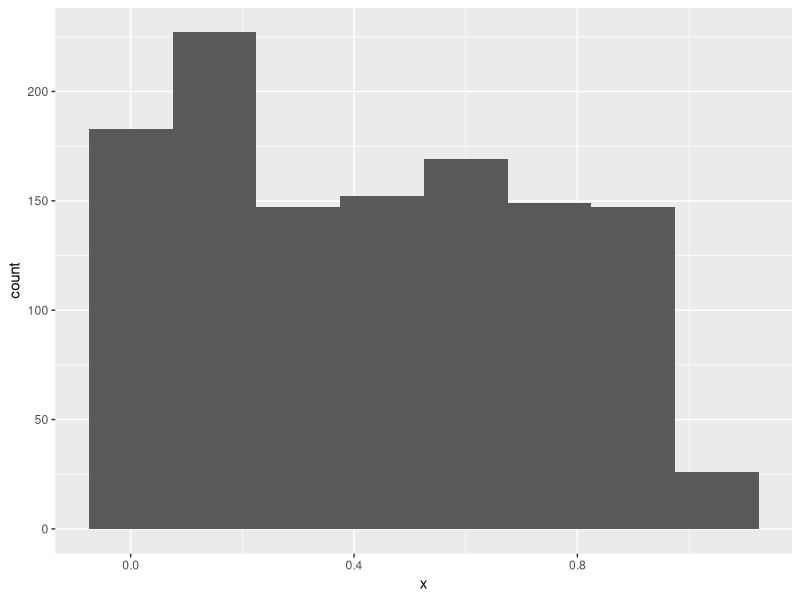
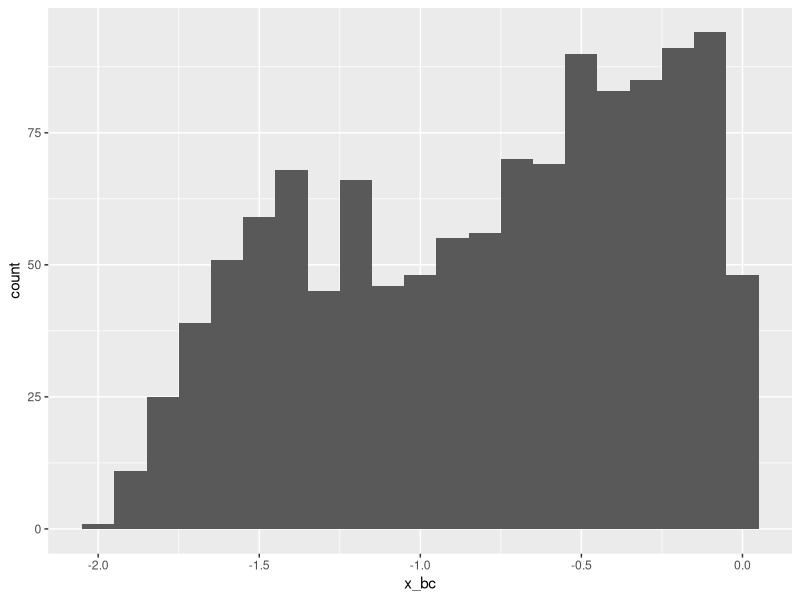
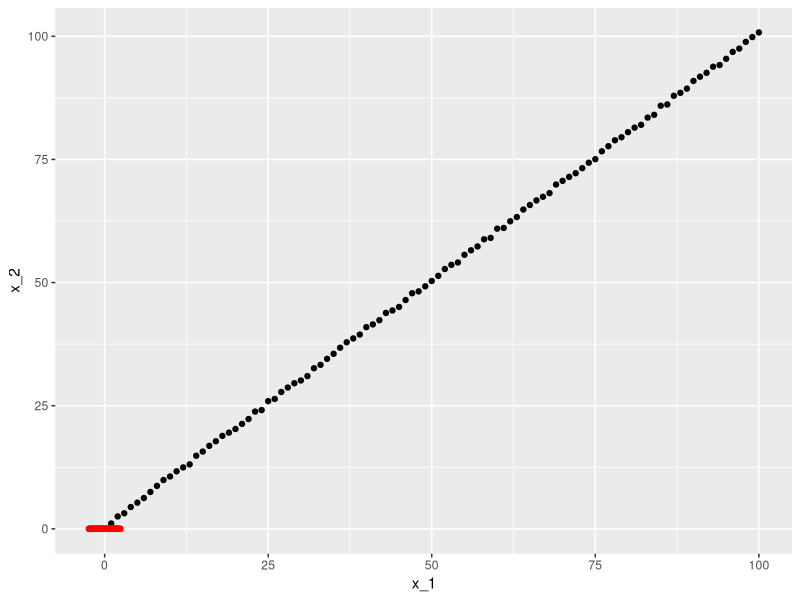
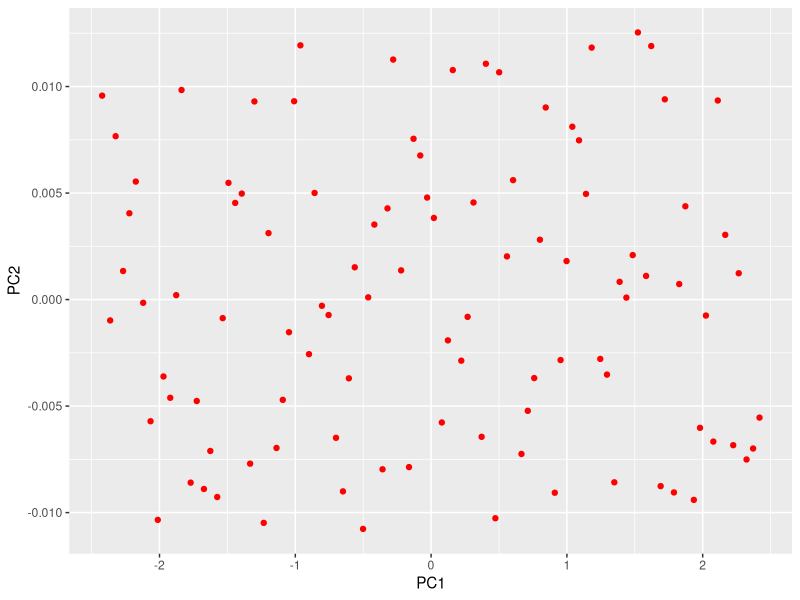

Recreate these plots in R, in order.
#Center Scale
x <- c(1,2,3,4,5,6,7,8,9,10)
x_cs <- scale(x, center = TRUE, scale = TRUE)
x_cs <- scale(x)
print(x_cs)
attributes(x_cs)
attr(x_cs, 'dim')
attr(x_cs, 'scaled:center')
attr(x_cs, 'scaled:scale')
attr(x_cs, 'col_name') <- 'sample'

#Box Cox
# install.packages('caret')
# install.packages('e1071')
library(caret)
x <- c(runif(1000), .1*runif(100), .2*runif(100))
ggplot() + aes(x) + geom_histogram(binwidth = .15)
bc <- BoxCoxTrans(x)
x_bc <- predict(bc, x)
ggplot() + aes(x_bc) + geom_histogram(binwidth = .1)

#PCA
x_1 <- seq(100)
x_2 <- seq(100) + runif(100)
data <- cbind(x_1, x_2)
plot_1 <- ggplot(data = as.data.frame(data)) + geom_point(mapping=aes(x=x_1, y = x_2))
other_plot <- ggplot(data = as.data.frame(data)) + geom_jitter(mapping=aes(x=x_1, y = x_2))
PCA_obj <- prcomp(data, center = TRUE, scale = TRUE)
attributes(PCA_obj)
PCA_obj$x %*% t(PCA_obj$rotation)
t(PCA_obj$x[,1]) %*% PCA_obj$x[,2]
cor(PCA_obj$x)
percent_variance <- PCA_obj$sdev^2 / sum(PCA_obj$sdev^2)
PCA_obj$rotation
plot_1 + geom_point(data = as.data.frame(PCA_obj$x), mapping = aes(x = PC1, y = PC2), color = 'red')
ggplot() + geom_point(data = as.data.frame(PCA_obj$x), mapping = aes(x = PC1, y = PC2), color = 'red')



